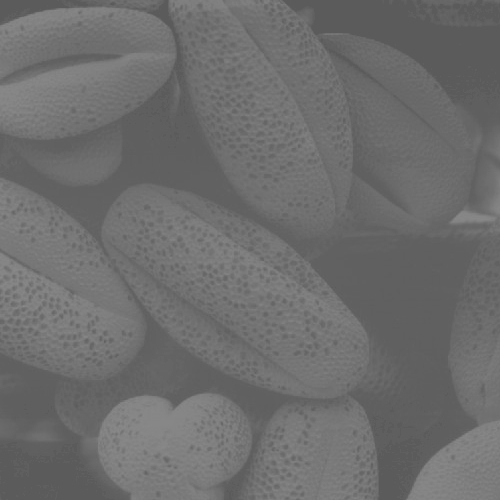
#> input picture Assignment/1810576130_Assignment10/blood.jpg, 500 x 500 px
$ python histogram_equalization.py
#> lines starting #> are read from the running program, lines starting #| are printed output that depends on the picture
#resources link: https://www.educative.io/answers/what-is-histogram-equalization-in-python

import numpy as np
import matplotlib.pyplot as plt
import cv2

img_path = 'blood.jpg'

img = cv2.imread(img_path,0)
#> img is the input picture: shape (500, 500); min 90, max 138, mean 109.1
print(img.shape)
#| (500, 500)

pos = 1
print_list = []
print_list.append([False,img,'Low Contrast Image'])
print_list.append([True,img,'Histogram of Low Contrast Image']);


# ehimg = cv2.equalizeHist(img)
# print_list.append([False,ehimg,'Contrast Equalization Image'])
# print_list.append([True,ehimg,'Histogram of Equalization Image'])


len = int(len(print_list))
#> len = 2
x = int((len+1)/2)
#> x = 1

y = x
#> y = 1
if len<=2:
    x = 2

for hist, im, title in print_list:
    if hist:
        plt.subplot(x,y,pos)
        plt.title(title)
        plt.hist(im.ravel(), 255, [0,255])
    else:
        plt.subplot(x, y, pos)
        plt.title(title)
        plt.imshow(im,cmap='gray')
    pos += 1
#> this loop made 2 passes
#> (hist, title, pos) on passes 1 to 2: (False, 'Low Contrast Image', 2), (True, 'Histogram of Low Contrast Image', 3)
#> after the loop, pos = 3


plt.show()
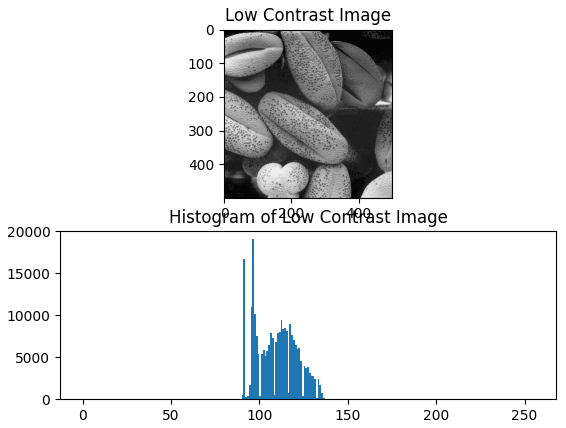
#> figure drawn by matplotlib, 2 panels; panel 2: tallest bar 19057 high, from x = 96 to 97

$ run again, with Assignment/1810576130_Assignment10/low_contrast.jpg copied over Assignment/1810576130_Assignment10/blood.jpg
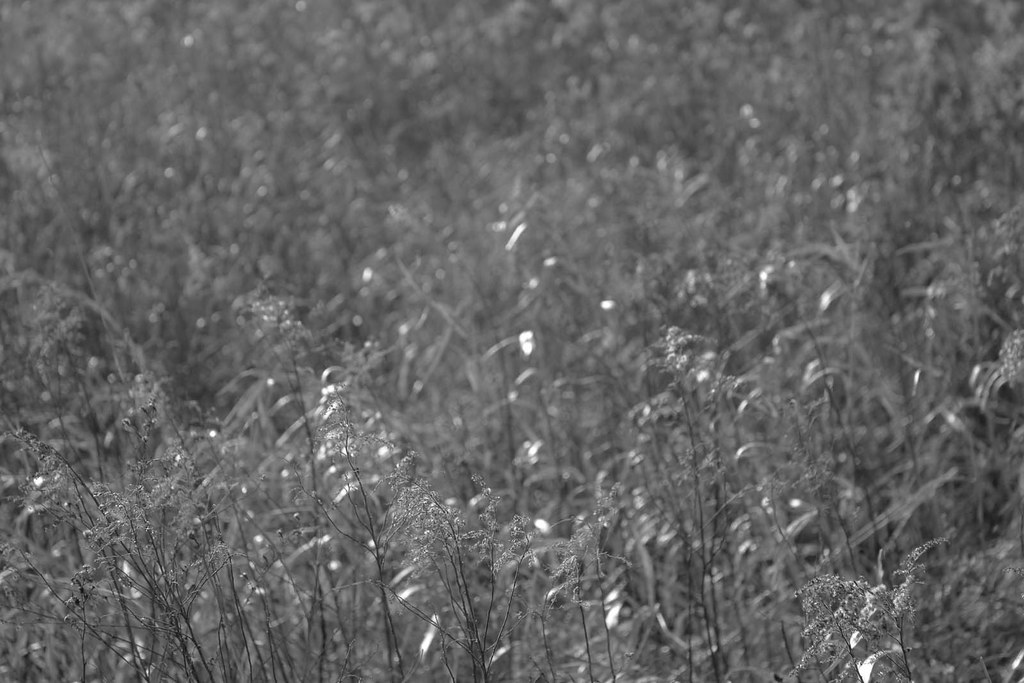
#> input picture Assignment/1810576130_Assignment10/low_contrast.jpg, 1024 x 683 px
#> img is the input picture: shape (683, 1024); min 7, max 255, mean 100
#| (683, 1024)
#> len = 2
#> x = 1
#> the loop `for hist, im, title in print_list:` made 2 passes
#> (hist, title, pos) on passes 1 to 2: (False, 'Low Contrast Image', 2), (True, 'Histogram of Low Contrast Image', 3)
#> after the loop `for hist, im, title in print_list:`: pos = 3
#> `plt.show()`:
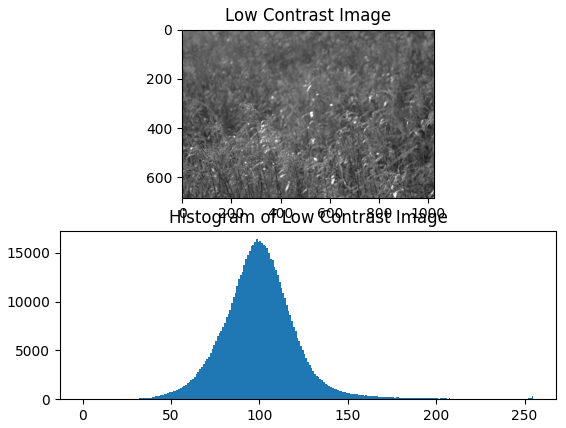
#> figure drawn by matplotlib, 2 panels; panel 2: tallest bar 16407 high, from x = 98 to 99
